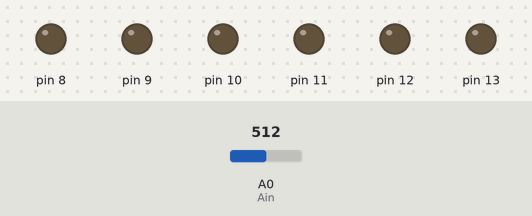
This sketch was run on a simulated Arduino Uno, built with avr-gcc and run on an emulated ATmega328P. Parts: output pins drawn as LEDs (lit = HIGH). Dashed ring = blinking. The inputs (shaded band) are chosen by the test bench; at power-on: A0 (Ain) = 512.

Above: at 1.2 s.
1.3 s: A0 (Ain) set to 887
2.8 s: A0 (Ain) set to 911
At 3.3 s:
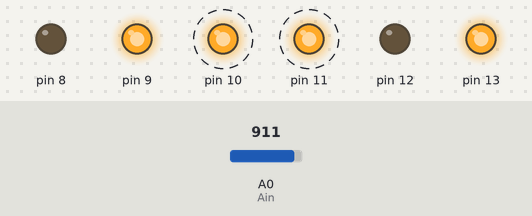
11.3 s: A0 (Ain) set to 900
At 13.0 s:
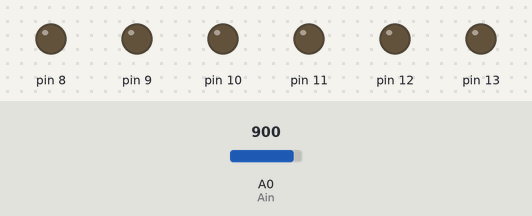
13.3 s: A0 (Ain) set to 1023
At 16.1 s:
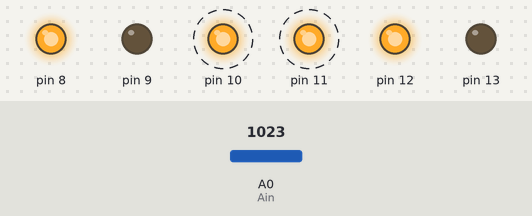
Timing chart, 0 to 17.3 s (numbered marks = the images above; inputs shaded):
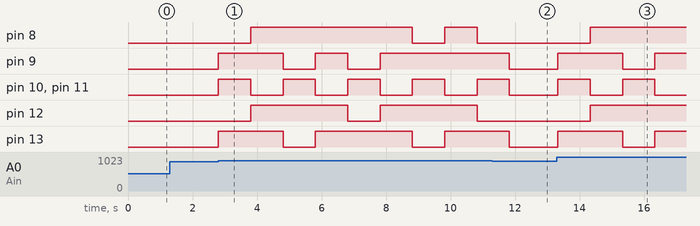

Measured:
- the behaviour switches between 900 and 901 on A0 (Ain) (found by bisection; images 0 and 1)
- after the input at 1.3 s, every drawn part: stays the same
- after the input at 2.8 s, pin 8: LOW → HIGH after 1.0 s, → LOW 5.0 s later, → HIGH 1.0 s later, → LOW 1.0 s later; pin 9: goes HIGH 2.0 s, LOW 1.0 s, HIGH 1.0 s, LOW 1.0 s, then HIGH, starting at once
- after the input at 11.3 s, pin 8, pin 12: stays LOW (without the input it goes to HIGH after 1.5 s); pin 9, pin 13: HIGH → LOW after 0.52 s; pin 10, pin 11: HIGH → LOW after 0.52 s instead of 1.5 s
- after the input at 13.3 s, pin 8, pin 12: LOW → HIGH after 1.0 s; pin 9, pin 13: LOW → HIGH at once, → LOW 2.0 s later, → HIGH 1.0 s later; pin 10, pin 11: alternates HIGH for 1.0 s and LOW for 1.0 s, starting at once

The sketch:

Robot.ino
```cpp
#include <BotMotor.h>

//configuring motor connections
const byte LeftIN1 = 13;
const byte LeftIN2 = 12;
const byte LeftPWM = 11;
const byte RightIN1 = 8;
const byte RightIN2 = 9;
const byte RightPWM = 10;
BotMotor LeftMotor(LeftPWM, LeftIN1, LeftIN2, 0); // LeftMotor is not reversed
BotMotor RightMotor(RightPWM, RightIN1, RightIN2, 1); // RightMotor is reversed

const byte BUTTON = 7; //pin to read voltage from button
const byte Ain = A0;

// stops the bot (brake = 1 to hard brake, brake = 0 to coast)
void stopBot(int brake) {
  if (brake) {
    LeftMotor.stop();
    RightMotor.stop();
  } else {
    LeftMotor.coast();
    RightMotor.coast();
  }
}

// drives the bot forward (botSpeed > 0) or backwards (botSpeed < 0) at given speed for time specified in milliseconds (or forever if timeMS < 0)
void driveBot(int botSpeed, int timeMS, int brake) {
  LeftMotor.spin(botSpeed);
  RightMotor.spin(botSpeed);
  if (timeMS >= 0) {
    delay(timeMS);
    stopBot(brake);
  }
  delay(5);
}

// turns the bot right (botSpeed > 0) or left (botSpeed < 0) at given speed for time specified in milliseconds (or forever if timeMS < 0)
void turnBot(int botSpeed, int timeMS, int brake) {
  LeftMotor.spin(botSpeed);
  RightMotor.spin(-botSpeed);
  if (timeMS >= 0) {
    delay(timeMS);
    stopBot(brake);
  }
  delay(5);
}

//tests each motor individually
void testSequence() {
  LeftMotor.spin(-50);
  delay(1000);
  LeftMotor.stop();
  delay(1000);
  LeftMotor.spin(200);
  delay(1000);
  LeftMotor.coast();
  delay(1000);
  LeftMotor.stop();
  delay(1000);

  RightMotor.spin(-50);
  delay(1000);
  RightMotor.stop();
  delay(1000);
  RightMotor.spin(200);
  delay(1000);
  RightMotor.coast();
  delay(1000);
  RightMotor.stop();
  delay(1000);
}


void setup() {
  //button control
  pinMode(Ain, INPUT);
}

void loop() {
  //testSequence();
  while (analogRead(Ain) <= 900) { delay(100); } //waits for button pressed
  driveBot(100, 1000, 1); //drive forwards
  delay(1000);
  driveBot(-100, 1000, 1); //drive backwards
  delay(1000);
  turnBot(50, 1000, 1); //turn right
  delay(1000);
  turnBot(-50, 1000, 1); //turn left
  delay(1000);
  driveBot(200, 1000, 0); //drive forward, end by coasting to stop
}
```
